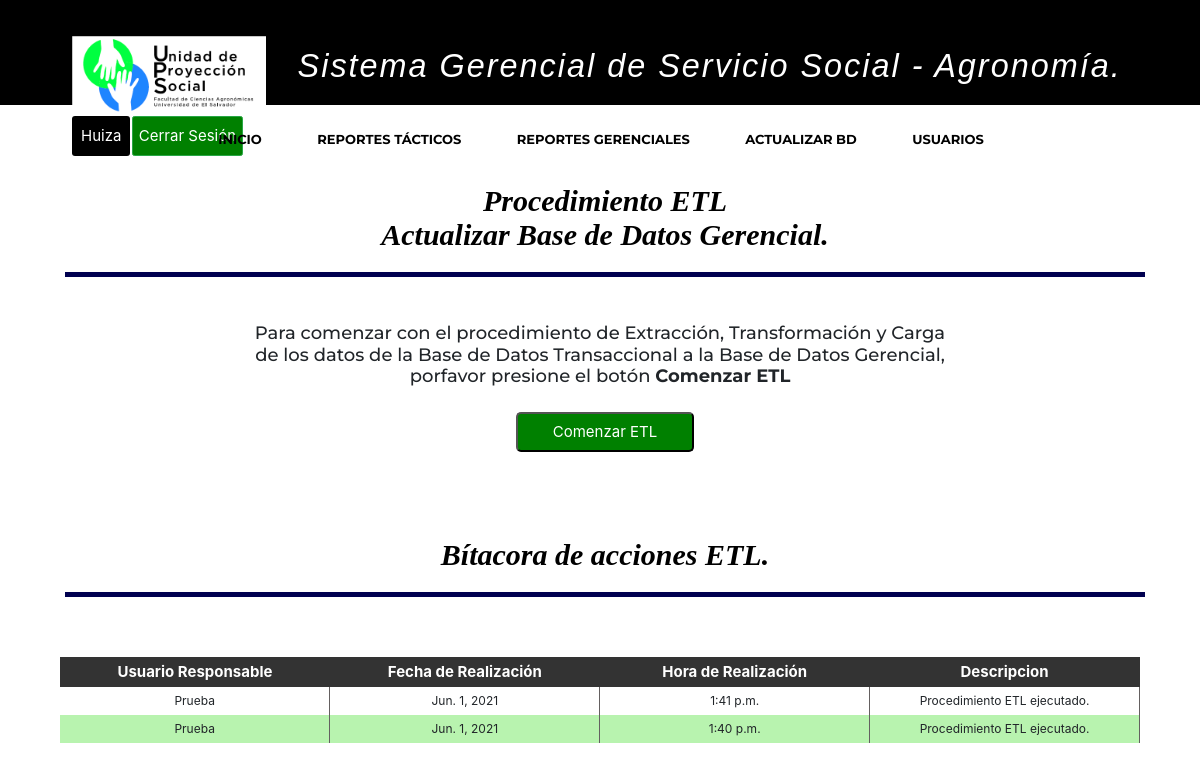
Screenshot of /sistemaGerencialAgro/procedimientoETL/ (signed in) with the database file from the repository.
### apps/usuario/models.py (models this page shows, shortened)
class Usuario(AbstractBaseUser):
    username = models.CharField('Nombre de usuario',unique = True, max_length=100)
    email = models.EmailField('Correo Electrónico', max_length=254,unique = True)
    nombres = models.CharField('Nombres', max_length=200, blank = True, null = True)
    apellidos = models.CharField('Apellidos', max_length=200,blank = True, null = True)
    imagen = models.ImageField('Imagen de Perfil', upload_to='perfil/', max_length=200,blank = True,null = True)
    is_active = models.BooleanField(default = True)
    usuario_administrador = models.BooleanField(default = False)
    rol=models.CharField(max_length=3,null=False, blank=False,choices=roles,default='EST')
    objects = UsuarioManager()
    USERNAME_FIELD = 'username'
    REQUIRED_FIELDS = ['email','nombres', 'apellidos']

### apps/proyecto/models.py (models this page shows, shortened)
class Bitacora(models.Model):
    usuario = models.CharField(max_length=25, null=False, blank=False)
    fecha_modificacion = models.DateField(null=False)
    hora_modificacion = models.TimeField(null=False)
    descripcion = models.CharField(max_length=100, null=False, blank=False)

### apps/proyecto/views.py (the view)
# urls.py: path('sistemaGerencialAgro/procedimientoETL/', login_required(procedimientoETL), name='procedimientoETL'),
def procedimientoETL(request):
    bitacora = Bitacora.objects.order_by('-fecha_modificacion', '-hora_modificacion')
    context = {
        'bitacora': bitacora,
    }
    return render(
        request,
        'proyecto/procesoETL.html',
        context
    )

### templates/proyecto/procesoETL.html (shortened to what this page needs)
{% extends 'base/base.html' %}
{% load static %}
{% block content %}
{% if user.is_authenticated %}
    {% if request.user.rol == 'ADM' %}
      <header>
        <div class="container">
            <h2 align="center" class="form-titulo" style ="margin-left: 5px;">Procedimiento ETL </br>Actualizar Base de Datos Gerencial.</h2>
        </div>
      </header>
    <div class="container">
        {% if mensaje %}
            </br>
            <h3> <strong><i> {{ mensaje }} </i></strong> </h3>
        {% else %}
            <h4>Para comenzar con el procedimiento de Extracción, Transformaci&oacute;n y Carga</br> de los datos de la Base de Datos Transaccional a la Base de Datos Gerencial, </br> porfavor presione el bot&oacute;n <strong>Comenzar ETL</strong> </h4>
            <a><input class = "btn-buscar btn-busqueda"  type="button" data-toggle="modal" data-target="#modalETL" value="Comenzar ETL"></a>
        {% endif %}
        <h2 align="center" class="form-titulo" style ="margin-left: 5px;">B&iacute;tacora de acciones ETL.</h2>
        <div>
            <table>
                <thead>
            	   <tr>
                        <th>Usuario Responsable</th>
                		<th>Fecha de Realizaci&oacute;n</th>
                        <th>Hora de Realizaci&oacute;n</th>
                        <th>Descripcion</th>
            		</tr>
                </thead>
                {% if bitacora %}
                {% for bi in bitacora %}
            		<tr class="etiqueta-tr">
                        <td class="th-borde width-th-xx" style = "text-align:center;">{{ bi.usuario }}</td>
                		<td class="th-borde width-th-xx" style = "text-align:center;">{{ bi.fecha_modificacion }}</td>
                        <td class="th-borde width-th-xx" style = "text-align:center;">{{ bi.hora_modificacion }}</td>
                		<td class="th-borde width-th-xx" style = "text-align:center;">{{ bi.descripcion }}</td>
            		</tr>
                {% endfor %}
                {% endif %}
        	</table>
        </div>
    {% endif %}
{% endif %}
{% endblock %}

### templates/base/base.html (shortened to what this page needs)
{% load static %}
<!DOCTYPE html>
<html>
<head>
 {% block head %}
	{% block static %}
	<link rel = "stylesheet" href = "{% static 'lib/bootstrap/css/bootstrap.min.css' %}">
	<link rel = "stylesheet" href = "{% static 'lib/animate/animate.min.css' %}">
	<link rel = "stylesheet" href = "{% static 'lib/ionicons/css/ionicons.min.css' %}">
	<link rel = "stylesheet" href = "{% static 'css/style.css' %}">
	<link rel = "stylesheet" href = "{% static 'css/bootstrap.min.css' %}">
	<link rel = "stylesheet" href = "{% static 'css/archivo.css' %}">
	<link rel = "stylesheet" href = "{% static 'css/estilos_sec_not.css' %}">
	<link rel = "stylesheet" type = "text/css" href = "{% static 'css/jquery-ui.css' %}"/>
	<link rel = "stylesheet" type = "text/css" href = "{% static 'css/jquery.dataTables.min.css' %}"/>
	{% endblock %}
{% endblock %}
</head>
{% if user.is_authenticated %}
<body>
  <header id="header">
    <div class="container-fluid navbar navbar-light" style="height:90px;">
      <div id="logo" class="pull-left">
        <a  href=" {% url 'sistemaGerencialAgro:index' %}"><img src="{% static 'img/logoUPSAgro.png' %} " class ="imglogo"></a>
        <h1>Sistema Gerencial de Servicio Social - Agronom&iacute;a.</h1>
      </div>
      <div id="logo" class="pull-rigth">
				<a href="{% url 'password_change' %}" style="text-decoration:none"><input type="button" href="{% url 'password_change' %}" class="btn-success btn" name="submit" value="{{ user.username }}" style="background:black; border:none"></a>
        <a href="{% url 'usuario:logout' %}" style="text-decoration:none"><input type="button" class="btn btn-success btn-sm" name="submit" value="Cerrar Sesi&oacute;n" style="background:green;"></a>
			</div>
    </div>
    <div class="bot">
      <ul class="nav-menu">
        <li class="list-group-item" onclick="window.location.href='{% url 'sistemaGerencialAgro:index' %}'"><a style="text-decoration:none" href="{% url 'sistemaGerencialAgro:index' %}">Inicio</a></li>
        <li class="list-group-item menu-has-children"><a style="text-decoration:none" href="#intro">Reportes T&aacute;cticos</a>
        </li>
        {% if request.user.rol == 'ADM' or request.user.rol == 'GER' %}
        <li class="list-group-item menu-has-children"><a style="text-decoration:none" href="#intro">Reportes Gerenciales</a>
        </li>
        {% endif %}
        {% if request.user.rol == 'ADM'%}
        <li class="list-group-item" onclick="window.location.href='{% url 'sistemaGerencialAgro:procedimientoETL' %}'"><a style="text-decoration:none" href="{% url 'sistemaGerencialAgro:procedimientoETL' %}">Actualizar BD</a></li>
        <li class="list-group-item" onclick="window.location.href='{% url 'usuario:inicio_usuarios' %}'"><a style="text-decoration:none" href="{% url 'usuario:inicio_usuarios' %}">Usuarios</a></li>
        {% endif %}
      </ul>
    </div>
  </header>
  <section>
    <div class="container">
  		{% block content %}{%endblock%}
    </div>
  </section>
</body>
{% endif %}
</html>

### static/css/style.css (style rules this page uses)
body { background: #fff; color: #666666; font-family: "Open Sans", sans-serif; }
a { color: #18d26e; transition: 0.5s; }
h1, h2, h3, h4, h5, h6 { font-family: "Montserrat", sans-serif; font-weight: 400; margin: 0 0 20px 0; padding: 0; }
#header { padding: 30px 0; height: 105px; position: fixed; left: 0; top: 0; right: 0; transition: all 0.5s; z-index: 57; background-color: black; display: block; }
#header #logo { float: left; }
#header #logo h1 { font-size: 2.7vw; margin: 30px; padding: 0; line-height: 1; font-family: "Perpetua", Helvetica, Arial; font-style: italic; font-weight: 50; letter-spacing: 2px; }
#header #logo img { padding: 0; margin: 0; }
.nav-menu, .nav-menu * { margin: 0; padding: 0; list-style: none; text-align: center; display: block; }
.nav-menu li { position: relative; white-space: nowrap; }
.nav-menu > li { float: center; }
.nav-menu a { padding: 0 8px 10px 8px; text-decoration: none; display: inline-block; color: black; font-family: "Montserrat", sans-serif; font-weight: 700; font-size: 13px; text-transform: uppercase; outline: none; }
.nav-menu > li { margin-left: 10px; }
@media (min-width: 1024px) { #header #logo { padding-left: 60px; } }

### static/css/archivo.css (style rules this page uses)
html { font-size: 12px; }
h1 { text-align: center; font: oblique bold 100% cursive; font-weight: bold; font-size: 30px; color: white; margin-left: 10px; }
section, .container { display: block; width: 100%; margin-left: auto; margin-right: auto; }
section { font-size: inherit; }
.bot { background-color: white; text-align: center; }
.btn { display: inline; background-color: green; color: white; horiz-align: right; font-size: 13px; text-align: center; white-space: nowrap; }
.list-group-item { display: inline-block; margin-left: 8px; margin-right: 8px; padding: 10px; background-color: transparent; border: none; font-size: 12px; color: black; }
h2 { text-align: center; font: oblique bold 100% cursive; color: black; padding-right: 150px; }
.imglogo { display: inline-block; width: auto; height: 80px; background-repeat: no-repeat; background-size: contain; }
header { display: block; width: 100%; font-size: 5px; }
header h1 { display: inline; }
table { width: 100%; }
table tbody td { text-align: center; }
thead { background-color: #333333; }
input { width: 180px; height: 20px; }
input[type="button"], input[type="submit"] { font-size: 15px; width: auto; height: 40px; white-space: nowrap; }
th, tr th { color: white; text-align: center; font-size: 15px; height: 30px; }

### static/css/estilos_sec_not.css (style rules this page uses)
.container { display: block; text-align: center; margin-left: auto; margin-right: auto; }
.form-titulo { background: white; color: black; padding: 20px; text-align: center; font-weight: 100px; font-size: 30px; border-bottom: 5px solid #000050; margin-top: 30px; width: 100%; }
.btn-buscar { text-align: center; background: green; color: white; margin: auto; padding: 0px 35px; border-radius: 5px ; }
.btn-busqueda { margin-left: 10px; }
.width-th-xx { width: 10%; padding: 5px; }
.th-borde { border-right:0.5px solid #646060; }
tr:nth-child(even) { background-color: #b8f3af; }

### rows the page displays
Usuario: submit "Huiza"
Bitacora: usuario "Prueba", fecha_modificacion "Jun. 1, 2021", hora_modificacion "1:41 p.m.", descripcion "Procedimiento ETL ejecutado."
Bitacora: usuario "Prueba", fecha_modificacion "Jun. 1, 2021", hora_modificacion "1:40 p.m.", descripcion "Procedimiento ETL ejecutado."
